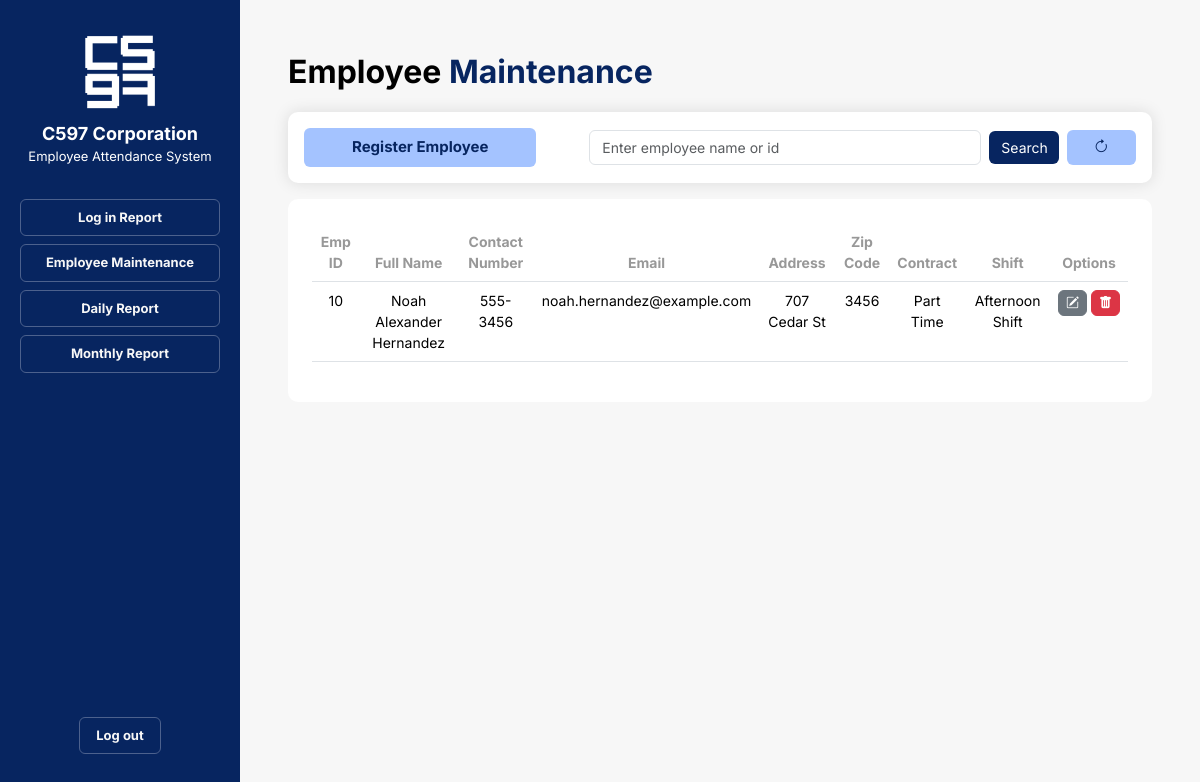
The page /employee-maintenance.php?emp_id=10 on the database its author committed.
### tables this page shows
CREATE TABLE `employee` (
  `emp_id` int(11) NOT NULL,
  `password` varchar(30) NOT NULL,
  `first_name` varchar(50) DEFAULT NULL,
  `middle_name` varchar(50) DEFAULT NULL,
  `last_name` varchar(50) DEFAULT NULL,
  `address` varchar(100) DEFAULT NULL,
  `zip` varchar(4) DEFAULT NULL,
  `contact_number` varchar(11) DEFAULT NULL,
  `email_address` varchar(50) DEFAULT NULL,
  `contract` varchar(50) NOT NULL,
  `shift` varchar(25) NOT NULL
);

### emp-load.php (the view)
<?php
echo "<tr>";
echo "<td>" . $row["emp_id"] . "</td>";
echo "<td>" . $row["first_name"] . " " . $row["middle_name"] . " " . $row["last_name"] . "</td>";
echo "<td>" . $row["contact_number"] . "</td>";
echo "<td>" . $row["email_address"] . "</td>";
echo "<td>" . $row["address"] . "</td>";
echo "<td>" . $row["zip"] . "</td>";
echo "<td>" . $row["contract"] . "</td>";
echo "<td>" . $row["shift"] . "</td>";
echo "<td>
    <div class='btn_container me-0 d-flex gap-1'>
        <a href='employee-edit.php?emp_id=" . $row["emp_id"] . "' class='nav-link'><button class='btn btn-secondary'><i class='bi bi-pencil-square'></i></button></a>
        <a href='employee-delete.php?emp_id=" . $row["emp_id"] . "' class='nav-link'><button class='btn btn-danger'><i class='bi bi-trash-fill'></i></button></a>
    </div>
</td>";
echo "</tr>";
?>

### employee-maintenance.php (shortened to what this page needs)
<!DOCTYPE html>
<html lang="en">
<head>
    <link rel="stylesheet" href="https://cdn.jsdelivr.net/npm/bootstrap@5.3.2/dist/css/bootstrap.min.css">
    <link rel="stylesheet" href="https://cdn.jsdelivr.net/npm/bootstrap-icons@1.11.2/font/bootstrap-icons.min.css">
    <link rel="stylesheet" href="css/nav-bar.css">
    <link rel="stylesheet" href="css/employee-maintenance.css">
</head>
<body class="container-fluid">
    <div class="container-fluid row gap-0">
        <?php
            include('nav-bar.php');
        ?>
        <div class="right_panel container p-5">
            <p class="header_title">Employee <span class="blue_title">Maintenance</span></p>
                <form class="search_register white_container row m-0 p-3 align-items-center justify-content-between gap-2" method="GET">
                    <div class="register_button col col-4 m-0 p-0">
                        <a class="nav-link" href="employee-registration.php"><button class="btn btn-primary px-5 py-2" type="button">Register Employee</button></a>
                    </div>
                    <div class="col col-6-sm m-0 p-0">
                        <input class="form-control w-100" type="search" placeholder="Enter employee name or id" aria-label="Search" name="emp_id">
                    </div>
                    <div class="search_button col col-1 m-0 p-0">
                        <input class="btn btn-primary w-100" type="submit" value="Search">
                    </div>
                    <div class="register_button col col-1 ms-auto p-0">
                        <a href="employee-maintenance.php"><button type="button" class="btn btn-primary w-100"><i class="bi bi-arrow-clockwise"></i></button></a>
                    </div>
                </form>
            <div class="white_container row mt-3 p-4 mx-0 text-center justify-content-evenly">
                <table class="table">
                    <thead>
                        <tr>
                            <th scope="col">Emp ID</th>
                            <th scope="col">Full Name</th>
                            <th scope="col">Contact Number</th>
                            <th scope="col">Email</th>
                            <th scope="col">Address</th>
                            <th scope="col">Zip Code</th>
                            <th scope="col">Contract</th>
                            <th scope="col">Shift</th>
                            <th scope="col">Options</th>
                        </tr>
                    </thead>
                    <tbody class="table_body">
                        <?php
                            include "connection.php";
                            if (isset($_GET["emp_id"])) {
                                $emp_id = $_GET["emp_id"];
                                $sql = "SELECT * FROM employee WHERE emp_id = '" . $emp_id . "' OR CONCAT(first_name, ' ', middle_name, ' ', last_name) LIKE '%" . $emp_id . "%'";
                                $result = mysqli_query($conn, $sql);
                                if (mysqli_num_rows($result) > 0) {
                                    while ($row = mysqli_fetch_assoc($result)) {
                                        include "emp-load.php";
                                    }
                                } else {
                                    $emp_notfound = true;
                                }
                            }
                        ?>
                    </tbody>
                </table>
            </div>
        </div>
    </div>
</body>
</html>

### css/nav-bar.css (style rules this page uses)
body { font-family: 'Inter', sans-serif; }

### css/employee-maintenance.css (style rules this page uses)
a { margin: 0; padding: 0; }
body { font-family: 'Inter', sans-serif; background: #f7f7f7; }
.blue_title { color: #072560; }
.btn_container .btn { font-size: 13px; padding: 2.5px 7px; }
.container-fluid { margin: 0; padding: 0; }
.header_title { font-weight: bold; font-size: 2rem; }
.register_button button, .register_button button:hover { background-color: #A4C3FF; border: none; color: #072560; font-weight: bold; font-size: 15px; }
.right_panel { width: 80%; margin-left: 20%; color: black; min-height: 100vh; }
.search_button input, .search_button input:hover { border: none; background-color: #072560; color: white; font-size: 14px; }
.search_register { box-shadow: 0 0 15px 1px rgba(0, 0, 0, 0.1); }
.search_register input { font-size: 14px; }
.table th { color: #989898; }
.table th, .table_body td { font-size: 14px; }
.white_container { background-color: #fff; border-radius: 10px; padding: 10px; }

### rows shown on the page
employee: emp_id "10", first_name "Noah", middle_name "Alexander", last_name "Hernandez", contact_number "555-3456", email_address "noah.hernandez@example.com", address "707 Cedar St", zip "3456", contract "Part Time", shift "Afternoon Shift"
